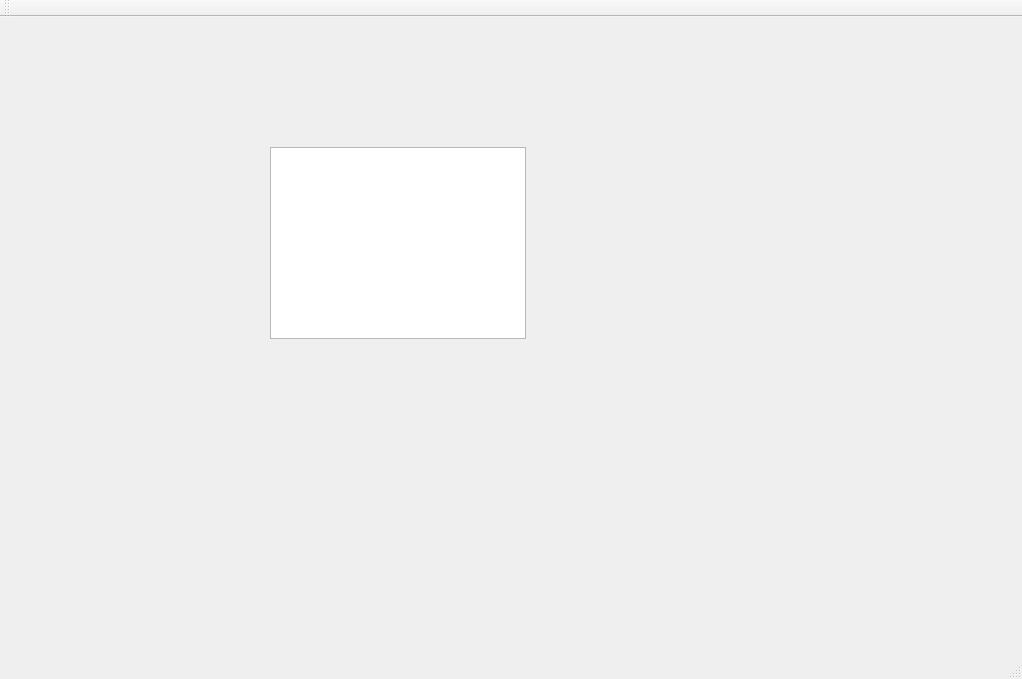
<?xml version="1.0" encoding="UTF-8"?>
<ui version="4.0">
 <class>MainWindow</class>
 <widget class="QMainWindow" name="MainWindow">
  <property name="geometry">
   <rect>
    <x>0</x>
    <y>0</y>
    <width>1022</width>
    <height>679</height>
   </rect>
  </property>
  <property name="windowTitle">
   <string>MainWindow</string>
  </property>
  <widget class="QWidget" name="centralWidget">
   <widget class="QChartView" name="chart">
    <property name="geometry">
     <rect>
      <x>270</x>
      <y>130</y>
      <width>256</width>
      <height>192</height>
     </rect>
    </property>
   </widget>
  </widget>
  <widget class="QMenuBar" name="menuBar">
   <property name="geometry">
    <rect>
     <x>0</x>
     <y>0</y>
     <width>1022</width>
     <height>23</height>
    </rect>
   </property>
  </widget>
  <widget class="QToolBar" name="mainToolBar">
   <attribute name="toolBarArea">
    <enum>TopToolBarArea</enum>
   </attribute>
   <attribute name="toolBarBreak">
    <bool>false</bool>
   </attribute>
  </widget>
  <widget class="QStatusBar" name="statusBar"/>
 </widget>
 <layoutdefault spacing="6" margin="11"/>
 <customwidgets>
  <customwidget>
   <class>QChartView</class>
   <extends>QGraphicsView</extends>
   <header>qchartview.h</header>
  </customwidget>
 </customwidgets>
 <resources/>
 <connections/>
</ui>
